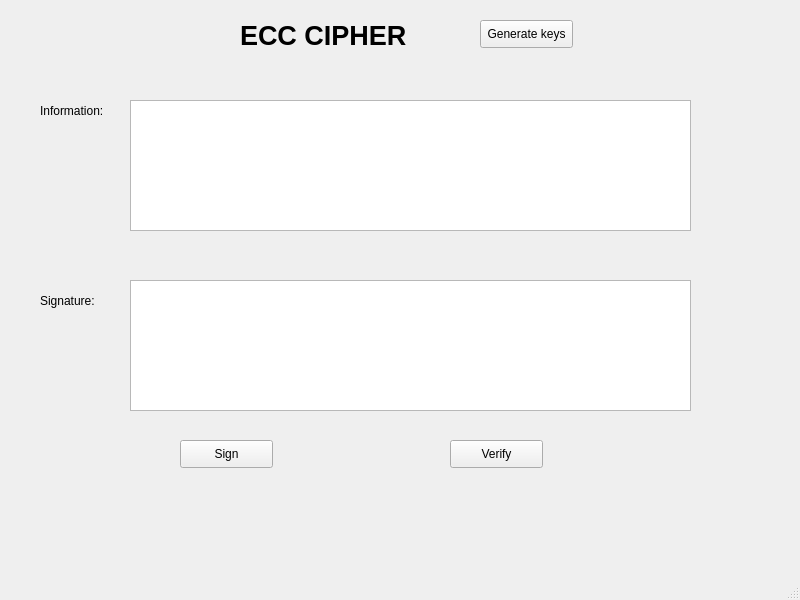
<?xml version="1.0" encoding="UTF-8"?>
<ui version="4.0">
 <class>MainWindow</class>
 <widget class="QMainWindow" name="MainWindow">
  <property name="geometry">
   <rect>
    <x>0</x>
    <y>0</y>
    <width>800</width>
    <height>600</height>
   </rect>
  </property>
  <property name="windowTitle">
   <string>MainWindow</string>
  </property>
  <widget class="QWidget" name="centralwidget">
   <widget class="QLabel" name="label">
    <property name="geometry">
     <rect>
      <x>240</x>
      <y>10</y>
      <width>211</width>
      <height>51</height>
     </rect>
    </property>
    <property name="font">
     <font>
      <pointsize>20</pointsize>
      <weight>75</weight>
      <bold>true</bold>
     </font>
    </property>
    <property name="text">
     <string>ECC CIPHER</string>
    </property>
   </widget>
   <widget class="QLabel" name="label_2">
    <property name="geometry">
     <rect>
      <x>40</x>
      <y>100</y>
      <width>91</width>
      <height>21</height>
     </rect>
    </property>
    <property name="text">
     <string>Information:</string>
    </property>
   </widget>
   <widget class="QLabel" name="label_3">
    <property name="geometry">
     <rect>
      <x>40</x>
      <y>290</y>
      <width>91</width>
      <height>21</height>
     </rect>
    </property>
    <property name="text">
     <string>Signature:</string>
    </property>
   </widget>
   <widget class="QPlainTextEdit" name="txtplaintext">
    <property name="geometry">
     <rect>
      <x>130</x>
      <y>100</y>
      <width>561</width>
      <height>131</height>
     </rect>
    </property>
   </widget>
   <widget class="QPlainTextEdit" name="txtcptext">
    <property name="geometry">
     <rect>
      <x>130</x>
      <y>280</y>
      <width>561</width>
      <height>131</height>
     </rect>
    </property>
   </widget>
   <widget class="QPushButton" name="btnsign">
    <property name="geometry">
     <rect>
      <x>180</x>
      <y>440</y>
      <width>93</width>
      <height>28</height>
     </rect>
    </property>
    <property name="text">
     <string>Sign</string>
    </property>
   </widget>
   <widget class="QPushButton" name="btnverify">
    <property name="geometry">
     <rect>
      <x>450</x>
      <y>440</y>
      <width>93</width>
      <height>28</height>
     </rect>
    </property>
    <property name="text">
     <string>Verify</string>
    </property>
   </widget>
   <widget class="QPushButton" name="btngenerate">
    <property name="geometry">
     <rect>
      <x>480</x>
      <y>20</y>
      <width>93</width>
      <height>28</height>
     </rect>
    </property>
    <property name="text">
     <string>Generate keys</string>
    </property>
   </widget>
  </widget>
  <widget class="QMenuBar" name="menubar">
   <property name="geometry">
    <rect>
     <x>0</x>
     <y>0</y>
     <width>800</width>
     <height>21</height>
    </rect>
   </property>
  </widget>
  <widget class="QStatusBar" name="statusbar"/>
 </widget>
 <resources/>
 <connections/>
</ui>
